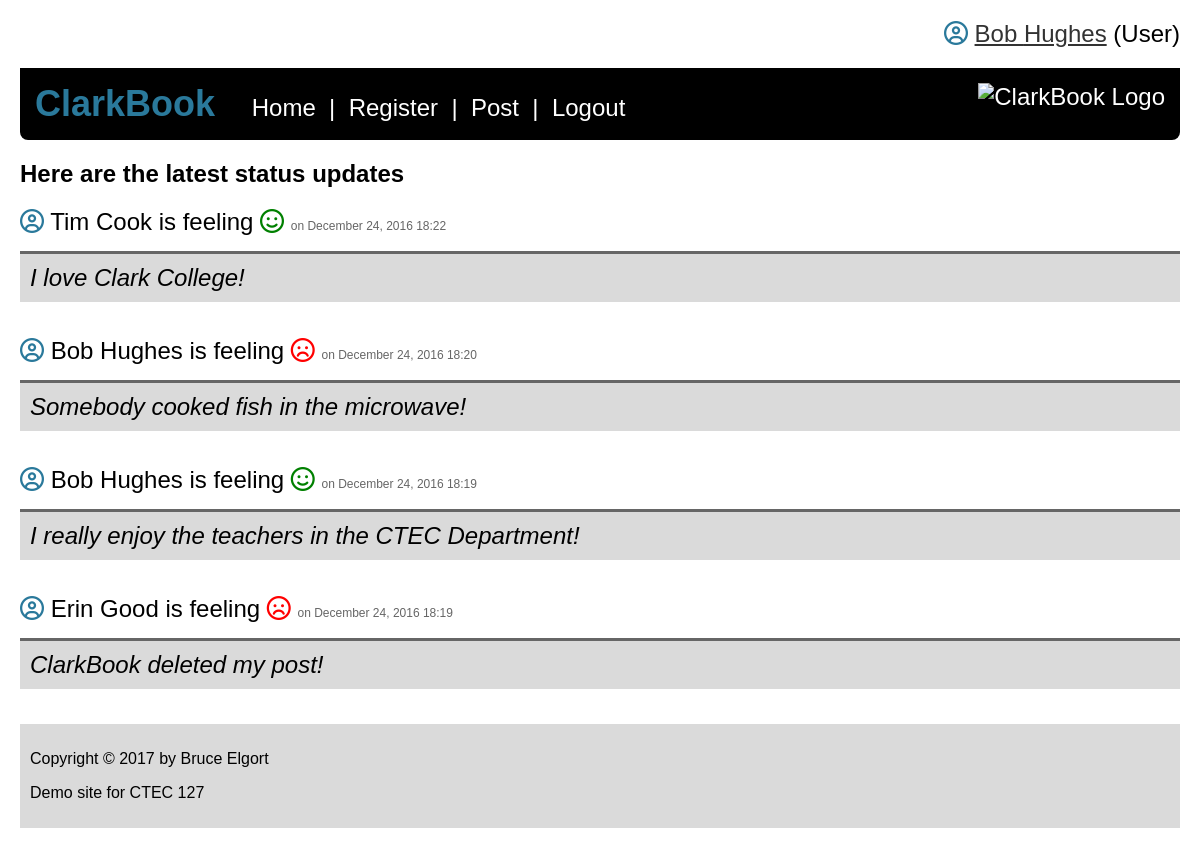
The page /clarkbook_new/clarkbook/clarkbook.php (signed in) on the database its author committed.
### tables this page shows
CREATE TABLE `posts` (
  `id` int(11) NOT NULL,
  `content` varchar(2000) NOT NULL,
  `user_id` int(11) NOT NULL,
  `the_date` timestamp NOT NULL DEFAULT CURRENT_TIMESTAMP ON UPDATE CURRENT_TIMESTAMP,
  `hidden` tinyint(1) NOT NULL,
  `mood` varchar(20) NOT NULL
);

CREATE TABLE `users` (
  `id` int(11) NOT NULL,
  `first_name` varchar(20) NOT NULL,
  `last_name` varchar(20) NOT NULL,
  `email` varchar(60) NOT NULL,
  `password` text NOT NULL,
  `role` varchar(15) NOT NULL
);

### clarkbook_new/clarkbook/clarkbook.php (the view, shortened to what this page needs)
<?php
require_once("includes/header.php");
require_once("includes/nav.php");
?>
<?php
$sql = "SELECT users.first_name,users.last_name,posts.id,posts.the_date,posts.content,posts.mood FROM posts INNER JOIN users ON users.id=posts.user_id WHERE posts.hidden=0 ORDER BY the_date DESC";
$result = $db->query($sql);
$delete = '';
$hidden = '';
if ($result->num_rows == 0){
	echo "<p>There are currently no status updates to display.</p>";
} else {
	echo '<h2>Here are the latest status updates</h2>';
}
while ($row = $result->fetch_assoc()) {
	if (isset($_SESSION['role'])){
		if ($_SESSION['role'] == 'admin'){
			$delete = 'Actions: <a href="delete_post.php?id=' . $row['id'] . '">Delete</a>';
			$hidden = '&nbsp;<a href="hide_post.php?id=' . $row['id'] . '">Hide</a>';
		} else {
			$delete = '';
			$hidden = '';
		}
	}
	$mood = strtolower($row['mood']);
	switch ($mood) {
		case 'happy':
			$mood = ' <i class="fa fa-smile-o happy" aria-hidden="true"></i>';
			break;
		case 'sad':
			$mood = ' <i class="fa fa-frown-o sad" aria-hidden="true"></i>';
			break;
	}
	echo '<div class="displaypost">';
	echo '<i class="fa fa-user-circle-o fa-5 icon"></i>' . " " . $row['first_name'] . " " . $row['last_name'] . " is feeling " . $mood . " <span class=\"displaypostdate\">on " . date('F j, Y',strtotime($row['the_date'])) . " " . date("H:i",strtotime($row['the_date'])) . "&nbsp;&nbsp;$delete $hidden</span>";
	echo '<div class="content">' . $row['content'] . "</div>";
	echo "</div>";
}
?>
<?php require_once('includes/footer.php') ?>

### clarkbook_new/clarkbook/css/style.css (style rules this page uses)
body { font-family: Arial; margin:20px; }
.displaypost { font-size:1.5em; margin:15px 0 35px 0; }
.displaypostdate { color:#666666; font-size:.5em; }
.content { background-color: #dadada; padding:10px; margin:15px 0 0 0; font-style: italic; border-top:3px solid #666666; }
.icon { color:#2A799B; }
.happy { color:green; }
.sad { color:red; }

### rows shown on the page
posts: user.first_name "Tim", user.last_name "Cook", mood "happy" (drawn), the_date "December 24, 2016", the_date "18:22", content "I love Clark College!"
posts: user.first_name "Bob", user.last_name "Hughes", mood "sad" (drawn), the_date "December 24, 2016", the_date "18:20", content "Somebody cooked fish in the microwave!"
posts: user.first_name "Bob", user.last_name "Hughes", mood "happy" (drawn), the_date "December 24, 2016", the_date "18:19", content "I really enjoy the teachers in the CTEC Department!"
posts: user.first_name "Erin", user.last_name "Good", mood "sad" (drawn), the_date "December 24, 2016", the_date "18:19", content "ClarkBook deleted my post!"

### other values the page prints
$_SESSION['firstname'] "Bob"
$_SESSION['lastname'] "Hughes"
$isAdmin "(User)"
